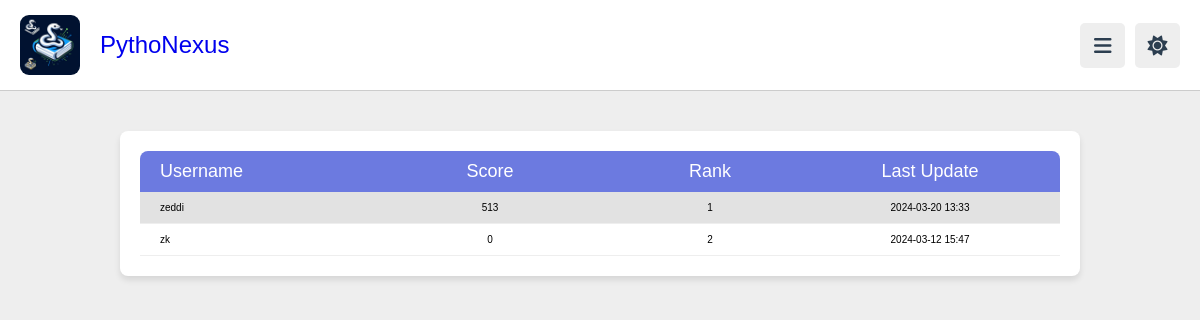
Screenshot of /board/ (signed in) with the database file from the repository.
### app1/models.py (models this page shows, shortened)
class UserProfile(models.Model):
    user = models.OneToOneField(User, on_delete=models.CASCADE)
    score = models.IntegerField(default=0)
    badge_level = models.IntegerField(default=1)
    last_score_update = models.DateTimeField(auto_now=True)  # Automatically updates to the current time

### app1/views.py (the view)
# urls.py: path('board/', views.leader_board, name='leader_board'),
@login_required
def leader_board(request):
    profiles = UserProfile.objects.order_by("-score")
    for profile in profiles:
        profile.is_current_user = request.user == profile.user
    return render(request, "leaderBoard.html", {"profiles": profiles})

### templates/leaderBoard.html (shortened to what this page needs)
{% extends "base.html" %}
{% load static %}
{% load custom_filters %}
{% block content %}
<section class="leaderboard-container">
    <div class="leaderboard">
        <div class="leaderboard-header">
            <span class="username">Username</span>
            <span class="score">Score</span>
            <span class="rank">Rank</span>
            <span class="last-update">Last Update</span>
        </div>
        {% for profile in profiles %}
        <div class="leaderboard-entry {% if profile.is_current_user %}current-user{% endif %}">
            <span class="username">{{ profile.user.username }}</span>
            <span class="score">{{ profile.score }}</span>
            <span class="rank">{{ forloop.counter }}</span>
            <span class="last-update">{{ profile.last_score_update|date:"Y-m-d H:i" }}</span>
        </div>
        {% endfor %}
    </div>
</section>
{% endblock %}

### static/style.css (style rules this page uses)
:root { --main-color:#8e44ad; --red:#e74c3c; --orange:#f39c12; --light-color:#888; --light-bg:#eee; --black:#2c3e50; --white:#fff; --border:.1rem solid rgba(0,0,0,.2); }
* { font-family: 'Nunito', sans-serif; margin:0; padding:0; box-sizing: border-box; outline: none; border:none; text-decoration: none; }
html { font-size: 62.5%; overflow-x: hidden; }
body { background-color: var(--light-bg); padding-left: 30rem; }
section { padding:2rem; margin: 0 auto; max-width: 1200px; }
@media (max-width:1200px) { body { padding-left: 0; } }

### templates/leaderBoard.html (style rules this page uses)
* { box-sizing: border-box; margin: 0; padding: 0; }
.leaderboard-container { max-width: 960px; margin: 40px auto; background: #fff; border-radius: 8px; box-shadow: 0 4px 6px rgba(0, 0, 0, 0.1); }
.leaderboard-header, .leaderboard-entry { display: flex; justify-content: space-between; align-items: center; padding: 10px 20px; }
.leaderboard-header { background-color: #6c7ae0; color: #ffffff; font-size: 18px; border-top-left-radius: 8px; border-top-right-radius: 8px; }
.leaderboard-entry { border-bottom: 1px solid #eee; transition: background-color 0.3s; }
.current-user { background-color: #e2e2e2; }
.username, .score, .rank, .last-update { text-align: center; flex: 1; }
.username { text-align: left; }

### rows the page displays
UserProfile: user.username "zeddi", score "513", last_score_update "2024-03-20 13:33"
UserProfile: user.username "zk", score "0", last_score_update "2024-03-12 15:47"
